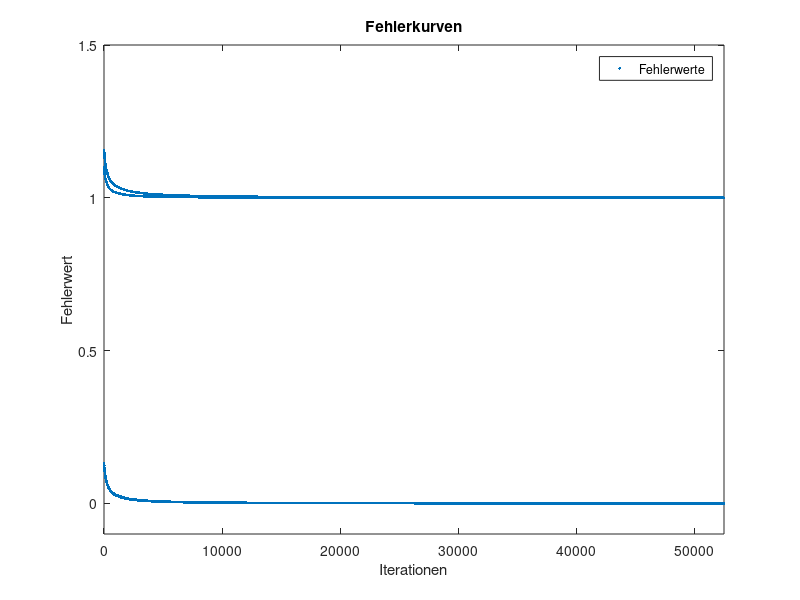
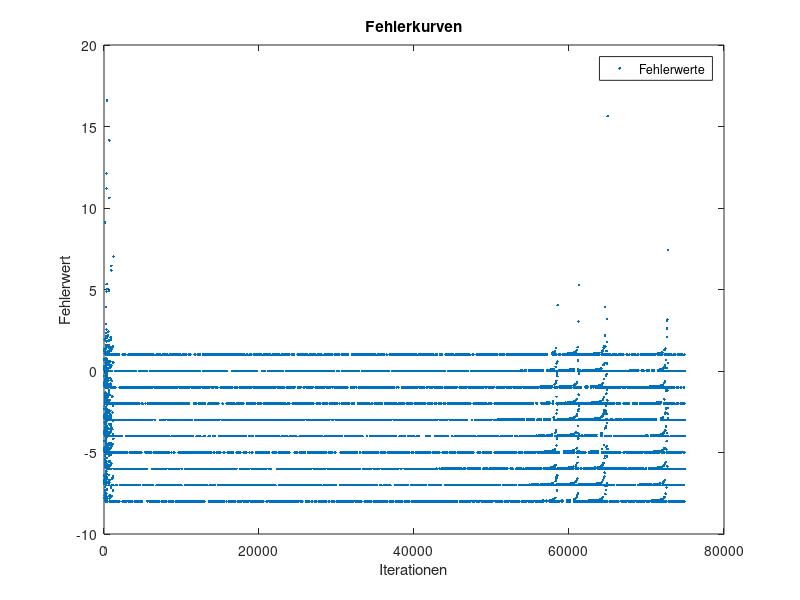
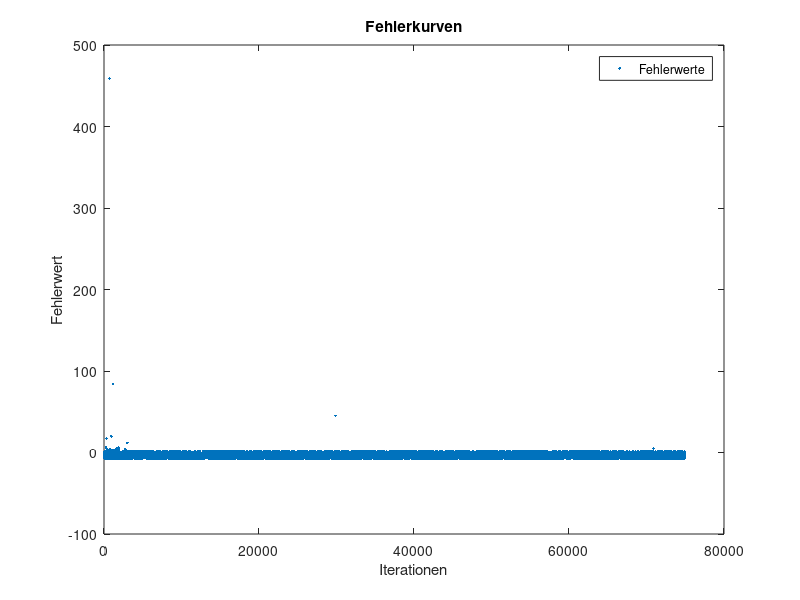
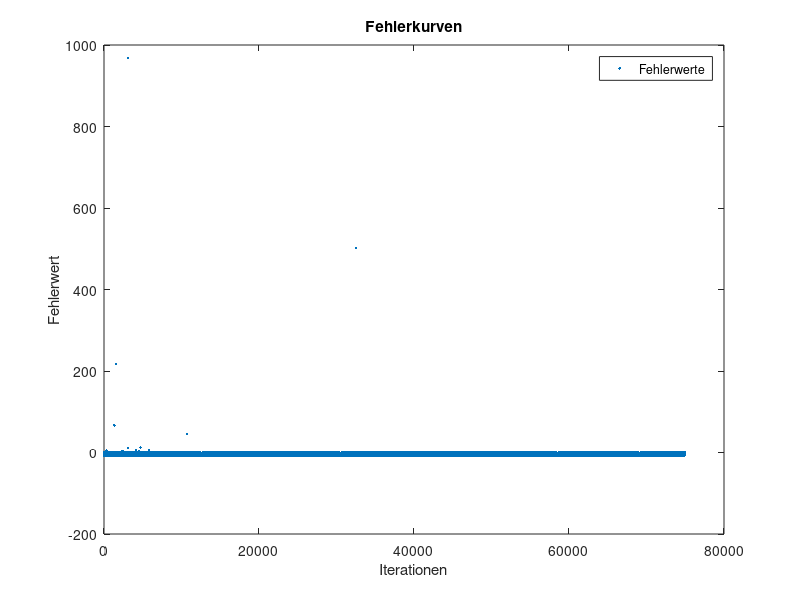

Reproduce these figures in MATLAB, in order.
% clean up
clear all
close all
clc

% load data
Training  = load('pendigits-training.txt');
Testing   = load('pendigits-testing.txt');

% Labels
labelsTraining = Training(:,17);
labelsTesting  = Testing(:,17);

% center training data
for index1 = 1:length(Training)
   for index2 = 1:16
      cTraining(index1,index2) = Training(index1,index2) / max(Training(index1,1:16));
   end
end

% center test data
for index1 = 1:length(Testing)
   for index2 = 1:16
      cTesting(index1,index2) = Testing(index1,index2) / max(Testing(index1,1:16));
   end
end

%%% Aufgabe 1 - XOR-Netzwerk mit Backpropagation trainieren %%%
W1_init    = rand(3,2);                     % random weights 3x2 from input to layer 1
W2_init    = rand(3,1);                     % random weights 3x1 from layer 1 to layer 2
LTD        = [1 1 0; 1 0 1; 0 1 1; 0 0 0];  % labeled training data
L          = [0; 1; 1; 0];                  % labels
ATD        = [1 1 1; 1 0 1; 0 1 1; 0 0 1];  % augmented data without labels
E1         = [];                            % error history for plot
e1         = 1;                             % just for e != 0

% set initial values
W1         = W1_init;
W2         = W2_init;
alpha      = 0.01;                          % learning rate
eq1        = 0.0001;                        % error quality

% learning until error < error quality
while e1 > eq1
    random             = randi(4);
    L0                 = ATD(random,:);
    label              = L(random,:);
        
    % forward pass
    % layer 1
    t                  = L0 * W1;
    perceptron1_layer1 = 1 / 1 + exp(-t(:,1));
    perceptron2_layer1 = 1 / 1 + exp(-t(:,2));
    out_layer1         = [perceptron1_layer1, perceptron2_layer1];
    
    % layer 2
    t                  = [perceptron1_layer1, perceptron2_layer1, 1]*W2;
    perceptron1_layer2 = 1 / 1 + exp(-t);
    out_layer2         = perceptron1_layer2;
    
    % error calculation
    e1                 = perceptron1_layer2 - label;
    E1                 = horzcat(E1,e1);
    
    % backward pass
    t1                 = L0 * W1;
    s11                = (1 / 1+exp(-t1(:,1)))*(1-(1 / 1+exp(-t1(:,1))));
    s12                = (1 / 1+exp(-t1(:,2)))*(1-(1 / 1+exp(-t1(:,2))));
    D1                 = [s11, 0; 0, s12];
    
    t2                 = [out_layer1, 1] * W2;
    s2                 = (1 / 1+exp(-t2))*(1-(1 / 1+exp(-t2)));
    D2                 = s2;
    
    W2_                = W2(1:2,:);
    dW1                = -alpha*D1*W2_*D2*e1*L0;
    dW2                = -alpha*D2*e1*[out_layer1, 1];
    W1                 = W1 + dW1';
    W2                 = W2 + dW2';

end

needed_iterations = length(E1)

% plot
figure('NumberTitle','off','Name','Aufgabe 1');
plot(E1, '.')
title('Fehlerkurven');
xlabel('Iterationen');
ylabel('Fehlerwert');
axis([-0.1 needed_iterations -0.1 1.5]);
legend('Fehlerwerte');


%%% Aufgabe 2 - Handgeschriebene Zahlen klasssifizieren %%%

LTD        = horzcat(cTraining,labelsTraining);  % labeled training data
ATD        = horzcat(cTraining,ones(7494,1));    % augmented data without labels

% k = 2
E2         = [];           % error history for plot
e2         = 1;            % just for e != 0

% set initial values
W1         = rand(17,2);   % random weights 17x2 from layer 0 to layer 1
W2         = rand(3,10);   % random weights 3x10 from layer 1 to layer 2
alpha      = 0.01;         % learning rate
eq2        = 0.0001;       % error quality


for runs = 1:length(ATD)
    
    L0                = ATD(runs,:);
    label             = labelsTraining(runs);
        
    % forward pass
    % layer 1
    t                   = L0 * W1;
    perceptron01_layer1 = 1 / 1 + exp(-t(:,1));
    perceptron02_layer1 = 1 / 1 + exp(-t(:,2));
    
    out_layer1         = [perceptron01_layer1,perceptron02_layer1];
    
    % layer 2
    t                  = [out_layer1, 1]*W2;
    perceptron01_layer2 = 1 / 1 + exp(-t(1));
    perceptron02_layer2 = 1 / 1 + exp(-t(2));
    perceptron03_layer2 = 1 / 1 + exp(-t(3));
    perceptron04_layer2 = 1 / 1 + exp(-t(4));
    perceptron05_layer2 = 1 / 1 + exp(-t(5));
    perceptron06_layer2 = 1 / 1 + exp(-t(6));
    perceptron07_layer2 = 1 / 1 + exp(-t(7));
    perceptron08_layer2 = 1 / 1 + exp(-t(8));
    perceptron09_layer2 = 1 / 1 + exp(-t(9));
    perceptron10_layer2 = 1 / 1 + exp(-t(10));
    
    out_layer2         = [perceptron01_layer2,perceptron02_layer2,perceptron03_layer2,perceptron04_layer2,perceptron05_layer2,perceptron06_layer2,perceptron07_layer2,perceptron08_layer2,perceptron09_layer2,perceptron10_layer2];
    
    % error calculation
    e2                 = out_layer2 - label;
    E2                 = horzcat(E2,e2);
    
    % backward pass
    t1                 = L0 * W1;
    s11                = (1 / 1+exp(-t1(:,1)))*(1-(1 / 1+exp(-t1(:,1))));
    s12                = (1 / 1+exp(-t1(:,2)))*(1-(1 / 1+exp(-t1(:,2))));
       
    D1                 = [s11,0;
                          0,s12];
    
    t2                 = [out_layer1, 1] * W2;
    s201               = (1 / 1+exp(-t2(1)))*(1-(1 / 1+exp(-t2(1))));
    s202               = (1 / 1+exp(-t2(2)))*(1-(1 / 1+exp(-t2(2))));
    s203               = (1 / 1+exp(-t2(3)))*(1-(1 / 1+exp(-t2(3))));
    s204               = (1 / 1+exp(-t2(4)))*(1-(1 / 1+exp(-t2(4))));
    s205               = (1 / 1+exp(-t2(5)))*(1-(1 / 1+exp(-t2(5))));
    s206               = (1 / 1+exp(-t2(6)))*(1-(1 / 1+exp(-t2(6))));
    s207               = (1 / 1+exp(-t2(7)))*(1-(1 / 1+exp(-t2(7))));
    s208               = (1 / 1+exp(-t2(8)))*(1-(1 / 1+exp(-t2(8))));
    s209               = (1 / 1+exp(-t2(9)))*(1-(1 / 1+exp(-t2(9))));
    s210               = (1 / 1+exp(-t2(10)))*(1-(1 / 1+exp(-t2(10))));
    
    D2                 = [s201,0,0,0,0,0,0,0,0,0;
                          0,s202,0,0,0,0,0,0,0,0;
                          0,0,s203,0,0,0,0,0,0,0;
                          0,0,0,s204,0,0,0,0,0,0;
                          0,0,0,0,s205,0,0,0,0,0;
                          0,0,0,0,0,s206,0,0,0,0;
                          0,0,0,0,0,0,s207,0,0,0;
                          0,0,0,0,0,0,0,s208,0,0;
                          0,0,0,0,0,0,0,0,s209,0;
                          0,0,0,0,0,0,0,0,0,s210];
    
    W2_                = W2(1:2,:);
    dW1                = -alpha*D1*W2_*D2*e2'*L0;
    dW2                = -alpha*D2*e2'*[out_layer1, 1];
    W1                 = W1 + dW1';
    W2                 = W2 + dW2';

end

needed_iterations = length(E2)

% plot
figure('NumberTitle','off','Name','Aufgabe 2, k=2');
plot(E2, '.')
title('Fehlerkurven');
xlabel('Iterationen');
ylabel('Fehlerwert');
legend('Fehlerwerte');


% k = 4
E4         = [];           % error history for plot
e4         = 1;            % just for e != 0

% set initial values
W1         = rand(17,4);   % random weights 17x2 from layer 0 to layer 1
W2         = rand(5,10);   % random weights 5x10 from layer 1 to layer 2
alpha      = 0.01;         % learning rate

for runs = 1:length(ATD)
    
    L0                = ATD(runs,:);
    label             = labelsTraining(runs);
        
    % forward pass
    % layer 1
    t                   = L0 * W1;
    perceptron01_layer1 = 1 / 1 + exp(-t(:,1));
    perceptron02_layer1 = 1 / 1 + exp(-t(:,2));
    perceptron03_layer1 = 1 / 1 + exp(-t(:,3));
    perceptron04_layer1 = 1 / 1 + exp(-t(:,4));
    
    out_layer1         = [perceptron01_layer1,perceptron02_layer1,perceptron03_layer1,perceptron04_layer1];
    
    % layer 2
    t                  = [out_layer1, 1]*W2;
    perceptron01_layer2 = 1 / 1 + exp(-t(1));
    perceptron02_layer2 = 1 / 1 + exp(-t(2));
    perceptron03_layer2 = 1 / 1 + exp(-t(3));
    perceptron04_layer2 = 1 / 1 + exp(-t(4));
    perceptron05_layer2 = 1 / 1 + exp(-t(5));
    perceptron06_layer2 = 1 / 1 + exp(-t(6));
    perceptron07_layer2 = 1 / 1 + exp(-t(7));
    perceptron08_layer2 = 1 / 1 + exp(-t(8));
    perceptron09_layer2 = 1 / 1 + exp(-t(9));
    perceptron10_layer2 = 1 / 1 + exp(-t(10));
    
    out_layer2         = [perceptron01_layer2,perceptron02_layer2,perceptron03_layer2,perceptron04_layer2,perceptron05_layer2,perceptron06_layer2,perceptron07_layer2,perceptron08_layer2,perceptron09_layer2,perceptron10_layer2];
    
    % error calculation
    e4                 = out_layer2 - label;
    E4                 = horzcat(E4,e4);
    
    % backward pass
    t1                 = L0 * W1;
    s11                = (1 / 1+exp(-t1(:,1)))*(1-(1 / 1+exp(-t1(:,1))));
    s12                = (1 / 1+exp(-t1(:,2)))*(1-(1 / 1+exp(-t1(:,2))));
    s13                = (1 / 1+exp(-t1(:,3)))*(1-(1 / 1+exp(-t1(:,3))));
    s14                = (1 / 1+exp(-t1(:,4)))*(1-(1 / 1+exp(-t1(:,4))));
       
    D1                 = [s11,0,0,0;
                          0,s12,0,0;
                          0,0,s13,0;
                          0,0,0,s14];
    
    t2                 = [out_layer1, 1] * W2;
    s201               = (1 / 1+exp(-t2(1)))*(1-(1 / 1+exp(-t2(1))));
    s202               = (1 / 1+exp(-t2(2)))*(1-(1 / 1+exp(-t2(2))));
    s203               = (1 / 1+exp(-t2(3)))*(1-(1 / 1+exp(-t2(3))));
    s204               = (1 / 1+exp(-t2(4)))*(1-(1 / 1+exp(-t2(4))));
    s205               = (1 / 1+exp(-t2(5)))*(1-(1 / 1+exp(-t2(5))));
    s206               = (1 / 1+exp(-t2(6)))*(1-(1 / 1+exp(-t2(6))));
    s207               = (1 / 1+exp(-t2(7)))*(1-(1 / 1+exp(-t2(7))));
    s208               = (1 / 1+exp(-t2(8)))*(1-(1 / 1+exp(-t2(8))));
    s209               = (1 / 1+exp(-t2(9)))*(1-(1 / 1+exp(-t2(9))));
    s210               = (1 / 1+exp(-t2(10)))*(1-(1 / 1+exp(-t2(10))));
    
    D2                 = [s201,0,0,0,0,0,0,0,0,0;
                          0,s202,0,0,0,0,0,0,0,0;
                          0,0,s203,0,0,0,0,0,0,0;
                          0,0,0,s204,0,0,0,0,0,0;
                          0,0,0,0,s205,0,0,0,0,0;
                          0,0,0,0,0,s206,0,0,0,0;
                          0,0,0,0,0,0,s207,0,0,0;
                          0,0,0,0,0,0,0,s208,0,0;
                          0,0,0,0,0,0,0,0,s209,0;
                          0,0,0,0,0,0,0,0,0,s210];
    
    W2_                = W2(1:4,:);
    dW1                = -alpha*D1*W2_*D2*e4'*L0;
    dW2                = -alpha*D2*e4'*[out_layer1, 1];
    W1                 = W1 + dW1';
    W2                 = W2 + dW2';

end

needed_iterations = length(E4)

% plot
figure('NumberTitle','off','Name','Aufgabe 2, k=4');
plot(E4, '.')
title('Fehlerkurven');
xlabel('Iterationen');
ylabel('Fehlerwert');
legend('Fehlerwerte');


% k = 8
E8         = [];           % error history for plot
e8         = 1;            % just for e != 0

% set initial values
W1         = rand(17,8);   % random weights 17x2 from layer 0 to layer 1
W2         = rand(9,10);   % random weights 3x10 from layer 1 to layer 2
alpha      = 0.01;         % learning rate

for runs = 1:length(ATD)
    
    L0     = ATD(runs,:);
    label  = labelsTraining(runs);
        
    % forward pass
    % layer 1
    t                   = L0 * W1;
    perceptron01_layer1 = 1 / 1 + exp(-t(:,1));
    perceptron02_layer1 = 1 / 1 + exp(-t(:,2));
    perceptron03_layer1 = 1 / 1 + exp(-t(:,3));
    perceptron04_layer1 = 1 / 1 + exp(-t(:,4));
    perceptron05_layer1 = 1 / 1 + exp(-t(:,5));
    perceptron06_layer1 = 1 / 1 + exp(-t(:,6));
    perceptron07_layer1 = 1 / 1 + exp(-t(:,7));
    perceptron08_layer1 = 1 / 1 + exp(-t(:,8));
    
    out_layer1         = [perceptron01_layer1,perceptron02_layer1,perceptron03_layer1,perceptron04_layer1,perceptron05_layer1,perceptron06_layer1,perceptron07_layer1,perceptron08_layer1];
    
    % layer 2
    t                  = [out_layer1, 1]*W2;
    perceptron01_layer2 = 1 / 1 + exp(-t(1));
    perceptron02_layer2 = 1 / 1 + exp(-t(2));
    perceptron03_layer2 = 1 / 1 + exp(-t(3));
    perceptron04_layer2 = 1 / 1 + exp(-t(4));
    perceptron05_layer2 = 1 / 1 + exp(-t(5));
    perceptron06_layer2 = 1 / 1 + exp(-t(6));
    perceptron07_layer2 = 1 / 1 + exp(-t(7));
    perceptron08_layer2 = 1 / 1 + exp(-t(8));
    perceptron09_layer2 = 1 / 1 + exp(-t(9));
    perceptron10_layer2 = 1 / 1 + exp(-t(10));
    
    out_layer2         = [perceptron01_layer2,perceptron02_layer2,perceptron03_layer2,perceptron04_layer2,perceptron05_layer2,perceptron06_layer2,perceptron07_layer2,perceptron08_layer2,perceptron09_layer2,perceptron10_layer2];
    
    % error calculation
    e8                 = out_layer2 - label;
    E8                 = horzcat(E8,e8);
    
    % backward pass
    t1                 = L0 * W1;
    s11                = (1 / 1+exp(-t1(:,1)))*(1-(1 / 1+exp(-t1(:,1))));
    s12                = (1 / 1+exp(-t1(:,2)))*(1-(1 / 1+exp(-t1(:,2))));
    s13                = (1 / 1+exp(-t1(:,3)))*(1-(1 / 1+exp(-t1(:,3))));
    s14                = (1 / 1+exp(-t1(:,4)))*(1-(1 / 1+exp(-t1(:,4))));
    s15                = (1 / 1+exp(-t1(:,5)))*(1-(1 / 1+exp(-t1(:,5))));
    s16                = (1 / 1+exp(-t1(:,6)))*(1-(1 / 1+exp(-t1(:,6))));
    s17                = (1 / 1+exp(-t1(:,7)))*(1-(1 / 1+exp(-t1(:,7))));
    s18                = (1 / 1+exp(-t1(:,8)))*(1-(1 / 1+exp(-t1(:,8))));
       
    D1                 = [s11,0,0,0,0,0,0,0;
                          0,s12,0,0,0,0,0,0;
                          0,0,s13,0,0,0,0,0;
                          0,0,0,s14,0,0,0,0;
                          0,0,0,0,s15,0,0,0;
                          0,0,0,0,0,s16,0,0;
                          0,0,0,0,0,0,s17,0;
                          0,0,0,0,0,0,0,s18];
    
    t2                 = [out_layer1, 1] * W2;
    s201               = (1 / 1+exp(-t2(1)))*(1-(1 / 1+exp(-t2(1))));
    s202               = (1 / 1+exp(-t2(2)))*(1-(1 / 1+exp(-t2(2))));
    s203               = (1 / 1+exp(-t2(3)))*(1-(1 / 1+exp(-t2(3))));
    s204               = (1 / 1+exp(-t2(4)))*(1-(1 / 1+exp(-t2(4))));
    s205               = (1 / 1+exp(-t2(5)))*(1-(1 / 1+exp(-t2(5))));
    s206               = (1 / 1+exp(-t2(6)))*(1-(1 / 1+exp(-t2(6))));
    s207               = (1 / 1+exp(-t2(7)))*(1-(1 / 1+exp(-t2(7))));
    s208               = (1 / 1+exp(-t2(8)))*(1-(1 / 1+exp(-t2(8))));
    s209               = (1 / 1+exp(-t2(9)))*(1-(1 / 1+exp(-t2(9))));
    s210               = (1 / 1+exp(-t2(10)))*(1-(1 / 1+exp(-t2(10))));
    
    D2                 = [s201,0,0,0,0,0,0,0,0,0;
                          0,s202,0,0,0,0,0,0,0,0;
                          0,0,s203,0,0,0,0,0,0,0;
                          0,0,0,s204,0,0,0,0,0,0;
                          0,0,0,0,s205,0,0,0,0,0;
                          0,0,0,0,0,s206,0,0,0,0;
                          0,0,0,0,0,0,s207,0,0,0;
                          0,0,0,0,0,0,0,s208,0,0;
                          0,0,0,0,0,0,0,0,s209,0;
                          0,0,0,0,0,0,0,0,0,s210];
    
    W2_                = W2(1:8,:);
    dW1                = -alpha*D1*W2_*D2*e8'*L0;
    dW2                = -alpha*D2*e8'*[out_layer1, 1];
    W1                 = W1 + dW1';
    W2                 = W2 + dW2';

end

needed_iterations = length(E8)

% plot
figure('NumberTitle','off','Name','Aufgabe 2, k=8');
plot(E8, '.')
title('Fehlerkurven');
xlabel('Iterationen');
ylabel('Fehlerwert');
legend('Fehlerwerte');


% k = 10
E10        = [];           % error history for plot
e10        = 1;            % just for e != 0

% set initial values
W1         = rand(17,10);  % random weights 17x2 from layer 0 to layer 1
W2         = rand(11,10);  % random weights 3x10 from layer 1 to layer 2
alpha      = 0.01;         % learning rate

for runs = 1:length(ATD)
    
    L0                = ATD(runs,:);
    label             = labelsTraining(runs);
        
    % forward pass
    % layer 1
    t                   = L0 * W1;
    perceptron01_layer1 = 1 / 1 + exp(-t(:,1));
    perceptron02_layer1 = 1 / 1 + exp(-t(:,2));
    perceptron03_layer1 = 1 / 1 + exp(-t(:,3));
    perceptron04_layer1 = 1 / 1 + exp(-t(:,4));
    perceptron05_layer1 = 1 / 1 + exp(-t(:,5));
    perceptron06_layer1 = 1 / 1 + exp(-t(:,6));
    perceptron07_layer1 = 1 / 1 + exp(-t(:,7));
    perceptron08_layer1 = 1 / 1 + exp(-t(:,8));
    perceptron09_layer1 = 1 / 1 + exp(-t(:,9));
    perceptron10_layer1 = 1 / 1 + exp(-t(:,10));
    
    out_layer1         = [perceptron01_layer1,perceptron02_layer1,perceptron03_layer1,perceptron04_layer1,perceptron05_layer1,perceptron06_layer1,perceptron07_layer1,perceptron08_layer1,perceptron09_layer1,perceptron10_layer1];
    
    % layer 2
    t                  = [out_layer1, 1]*W2;
    perceptron01_layer2 = 1 / 1 + exp(-t(1));
    perceptron02_layer2 = 1 / 1 + exp(-t(2));
    perceptron03_layer2 = 1 / 1 + exp(-t(3));
    perceptron04_layer2 = 1 / 1 + exp(-t(4));
    perceptron05_layer2 = 1 / 1 + exp(-t(5));
    perceptron06_layer2 = 1 / 1 + exp(-t(6));
    perceptron07_layer2 = 1 / 1 + exp(-t(7));
    perceptron08_layer2 = 1 / 1 + exp(-t(8));
    perceptron09_layer2 = 1 / 1 + exp(-t(9));
    perceptron10_layer2 = 1 / 1 + exp(-t(10));
    
    out_layer2         = [perceptron01_layer2,perceptron02_layer2,perceptron03_layer2,perceptron04_layer2,perceptron05_layer2, perceptron06_layer2,perceptron07_layer2,perceptron08_layer2,perceptron09_layer2,perceptron10_layer2];
    
    % error calculation
    e10                = out_layer2 - label;
    E10                = horzcat(E10,e10);
    
    % backward pass
    t1                 = L0 * W1;
    s101               = (1 / 1+exp(-t1(:,1)))*(1-(1 / 1+exp(-t1(:,1))));
    s102               = (1 / 1+exp(-t1(:,2)))*(1-(1 / 1+exp(-t1(:,2))));
    s103               = (1 / 1+exp(-t1(:,3)))*(1-(1 / 1+exp(-t1(:,3))));
    s104               = (1 / 1+exp(-t1(:,4)))*(1-(1 / 1+exp(-t1(:,4))));
    s105               = (1 / 1+exp(-t1(:,5)))*(1-(1 / 1+exp(-t1(:,5))));
    s106               = (1 / 1+exp(-t1(:,6)))*(1-(1 / 1+exp(-t1(:,6))));
    s107               = (1 / 1+exp(-t1(:,7)))*(1-(1 / 1+exp(-t1(:,7))));
    s108               = (1 / 1+exp(-t1(:,8)))*(1-(1 / 1+exp(-t1(:,8))));
    s109               = (1 / 1+exp(-t1(:,9)))*(1-(1 / 1+exp(-t1(:,9))));
    s110               = (1 / 1+exp(-t1(:,10)))*(1-(1 / 1+exp(-t1(:,10))));
       
    D1                 = [s101,0,0,0,0,0,0,0,0,0;
                          0,s102,0,0,0,0,0,0,0,0;
                          0,0,s103,0,0,0,0,0,0,0;
                          0,0,0,s104,0,0,0,0,0,0;
                          0,0,0,0,s105,0,0,0,0,0;
                          0,0,0,0,0,s106,0,0,0,0;
                          0,0,0,0,0,0,s107,0,0,0;
                          0,0,0,0,0,0,0,s108,0,0;
                          0,0,0,0,0,0,0,0,s109,0;
                          0,0,0,0,0,0,0,0,0,s110];
    
    t2                 = [out_layer1, 1] * W2;
    s201               = (1 / 1+exp(-t2(1)))*(1-(1 / 1+exp(-t2(1))));
    s202               = (1 / 1+exp(-t2(2)))*(1-(1 / 1+exp(-t2(2))));
    s203               = (1 / 1+exp(-t2(3)))*(1-(1 / 1+exp(-t2(3))));
    s204               = (1 / 1+exp(-t2(4)))*(1-(1 / 1+exp(-t2(4))));
    s205               = (1 / 1+exp(-t2(5)))*(1-(1 / 1+exp(-t2(5))));
    s206               = (1 / 1+exp(-t2(6)))*(1-(1 / 1+exp(-t2(6))));
    s207               = (1 / 1+exp(-t2(7)))*(1-(1 / 1+exp(-t2(7))));
    s208               = (1 / 1+exp(-t2(8)))*(1-(1 / 1+exp(-t2(8))));
    s209               = (1 / 1+exp(-t2(9)))*(1-(1 / 1+exp(-t2(9))));
    s210               = (1 / 1+exp(-t2(10)))*(1-(1 / 1+exp(-t2(10))));
    
    D2                 = [s201,0,0,0,0,0,0,0,0,0;
                          0,s202,0,0,0,0,0,0,0,0;
                          0,0,s203,0,0,0,0,0,0,0;
                          0,0,0,s204,0,0,0,0,0,0;
                          0,0,0,0,s205,0,0,0,0,0;
                          0,0,0,0,0,s206,0,0,0,0;
                          0,0,0,0,0,0,s207,0,0,0;
                          0,0,0,0,0,0,0,s208,0,0;
                          0,0,0,0,0,0,0,0,s209,0;
                          0,0,0,0,0,0,0,0,0,s210];
    
    W2_                = W2(1:10,:);
    dW1                = -alpha*D1*W2_*D2*e10'*L0;
    dW2                = -alpha*D2*e10'*[out_layer1, 1];
    W1                 = W1 + dW1';
    W2                 = W2 + dW2';

end

needed_iterations = length(E10)

% plot
figure('NumberTitle','off','Name','Aufgabe 2, k=10');
plot(E10, '.')
title('Fehlerkurven');
xlabel('Iterationen');
ylabel('Fehlerwert');
legend('Fehlerwerte');